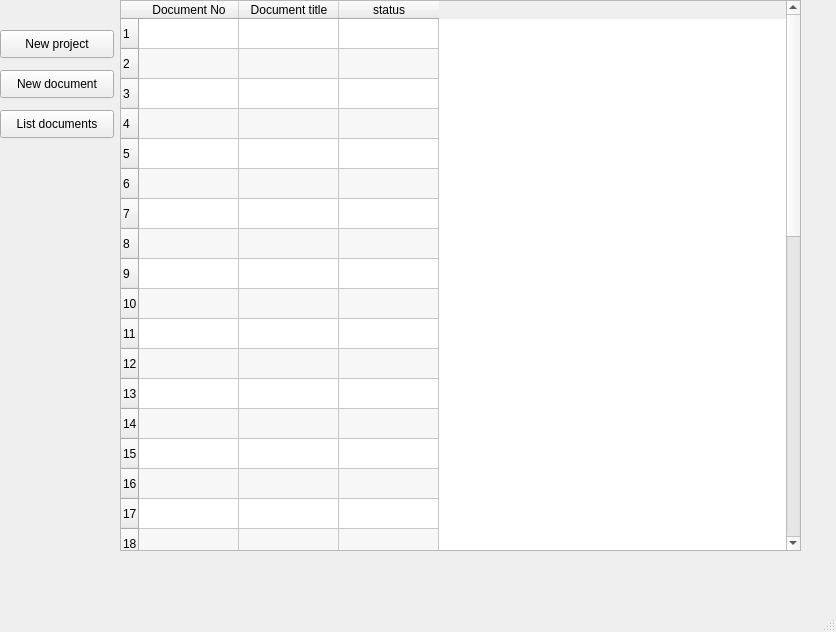
<ui version="4.0" >
 <class>MainWindow</class>
 <widget class="QMainWindow" name="MainWindow" >
  <property name="geometry" >
   <rect>
    <x>0</x>
    <y>0</y>
    <width>836</width>
    <height>632</height>
   </rect>
  </property>
  <property name="minimumSize" >
   <size>
    <width>640</width>
    <height>480</height>
   </size>
  </property>
  <property name="windowTitle" >
   <string>Subdms - Document Managment </string>
  </property>
  <widget class="QWidget" name="centralwidget" >
   <widget class="QPushButton" name="new_project_button" >
    <property name="geometry" >
     <rect>
      <x>0</x>
      <y>30</y>
      <width>114</width>
      <height>28</height>
     </rect>
    </property>
    <property name="toolTip" >
     <string>Create a new project</string>
    </property>
    <property name="text" >
     <string>New project</string>
    </property>
   </widget>
   <widget class="QPushButton" name="new_document_button" >
    <property name="geometry" >
     <rect>
      <x>0</x>
      <y>70</y>
      <width>114</width>
      <height>28</height>
     </rect>
    </property>
    <property name="toolTip" >
     <string>Create a new document</string>
    </property>
    <property name="text" >
     <string>New document</string>
    </property>
   </widget>
   <widget class="QPushButton" name="List_documents_button" >
    <property name="geometry" >
     <rect>
      <x>0</x>
      <y>110</y>
      <width>114</width>
      <height>28</height>
     </rect>
    </property>
    <property name="text" >
     <string>List documents</string>
    </property>
   </widget>
   <widget class="QTableWidget" name="documentlist" >
    <property name="geometry" >
     <rect>
      <x>120</x>
      <y>0</y>
      <width>681</width>
      <height>551</height>
     </rect>
    </property>
    <property name="minimumSize" >
     <size>
      <width>681</width>
      <height>0</height>
     </size>
    </property>
    <property name="editTriggers" >
     <set>QAbstractItemView::AnyKeyPressed|QAbstractItemView::EditKeyPressed</set>
    </property>
    <property name="alternatingRowColors" >
     <bool>true</bool>
    </property>
    <property name="rowCount" >
     <number>40</number>
    </property>
    <row/>
    <row/>
    <row/>
    <row/>
    <row/>
    <row/>
    <row/>
    <row/>
    <row/>
    <row/>
    <row/>
    <row/>
    <row/>
    <row/>
    <row/>
    <row/>
    <row/>
    <row/>
    <row/>
    <row/>
    <row/>
    <row/>
    <row/>
    <row/>
    <row/>
    <row/>
    <row/>
    <row/>
    <row/>
    <row/>
    <row/>
    <row/>
    <row/>
    <row/>
    <row/>
    <row/>
    <row/>
    <row/>
    <row/>
    <row/>
    <column>
     <property name="text" >
      <string>Document No</string>
     </property>
    </column>
    <column>
     <property name="text" >
      <string>Document title</string>
     </property>
    </column>
    <column>
     <property name="text" >
      <string>status</string>
     </property>
    </column>
   </widget>
  </widget>
  <widget class="QMenuBar" name="menubar" >
   <property name="geometry" >
    <rect>
     <x>0</x>
     <y>0</y>
     <width>836</width>
     <height>27</height>
    </rect>
   </property>
  </widget>
  <widget class="QStatusBar" name="statusbar" />
 </widget>
 <tabstops>
  <tabstop>new_project_button</tabstop>
  <tabstop>List_documents_button</tabstop>
  <tabstop>documentlist</tabstop>
  <tabstop>new_document_button</tabstop>
 </tabstops>
 <resources/>
 <connections/>
 <designerdata>
  <property name="gridDeltaX" >
   <number>10</number>
  </property>
  <property name="gridDeltaY" >
   <number>10</number>
  </property>
  <property name="gridSnapX" >
   <bool>true</bool>
  </property>
  <property name="gridSnapY" >
   <bool>true</bool>
  </property>
  <property name="gridVisible" >
   <bool>true</bool>
  </property>
 </designerdata>
</ui>
